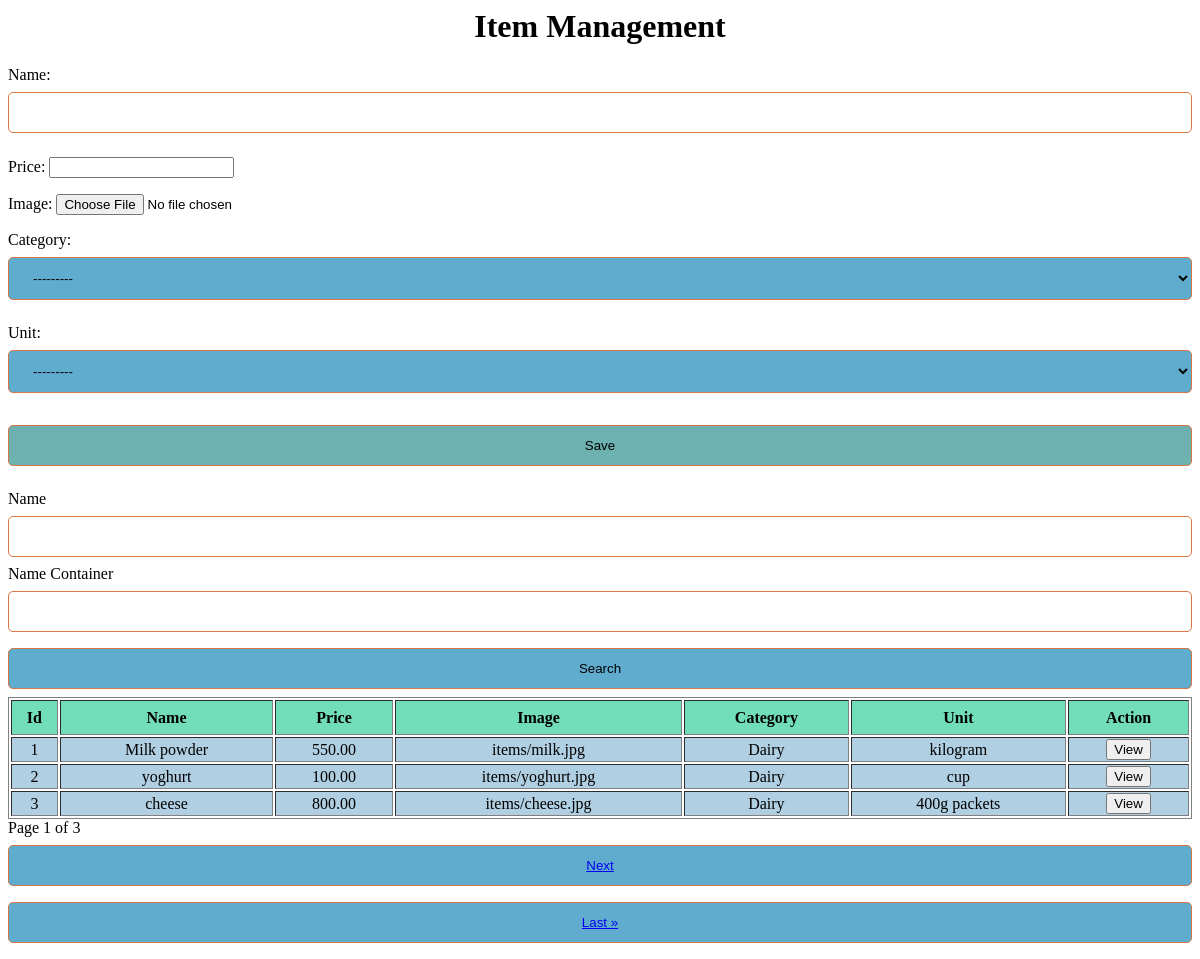
The app's page /app/item/ with its own data.
### app/models.py (models this page shows, shortened)
class Category (models.Model):
    name = models.CharField(max_length=20)
    def __str__(self):
        return self.name

class Unit (models.Model):
    name = models.CharField(max_length=20)
    def __str__(self):
        return self.name

class Item(models.Model):
    name = models.CharField(max_length = 20)
    price = models.DecimalField(max_digits = 8, decimal_places= 2)
    image = models.ImageField(upload_to='items')
    category = models.ForeignKey(Category, on_delete= models.CASCADE)
    unit = models.ForeignKey(Unit, on_delete = models.CASCADE)

### app/views.py (the view)
# urls.py: path('item/', views.item_view),
def item_view(request):
    page_number = request.GET.get('page',1)
    filter = ItemFilter(request.GET, queryset=Item.objects.all())
    items = filter.qs
    paginator = Paginator(items, 3)
    page = paginator.page(page_number)
    if request.method =='POST':
        form = ItemForm(request.POST)
        if form.is_valid():
            form.save()
    else:
        form = ItemForm()
    return render(request, 'item.html', {'form':form, 'page':page})

### app/forms.py
class ItemForm(forms.ModelForm):
    class Meta:
        model = Item
        fields = '__all__'

### app/templates/item.html (shortened to what this page needs)
<html>
    <head>
    </head>
    <body>
        <h1><center>Item Management</center></h1>
        <form method="POST">
            {{ form.as_p }}
            <input type="submit" value="Save">
        </form>
        <labal>Name</labal>
        <input type="text">
        <br>
            <label>Name Container</label>
            <input type="text">
            <button type="button">Search</button>
            <table class="class" border="1">
                <tr>
                    <th class="class1">Id</th>
                    <th class="class1">Name</th>
                    <th class="class1">Price</th>
                    <th class="class1">Image</th>
                    <th class="class1">Category</th>
                    <th class="class1">Unit</th>
                    <th class="class1">Action</th>
                    </tr>
                    {% for item in page %}
                    <tr class="class2">
                        <td>{{item.id}}</td>
                        <td>{{item.name}}</td>
                        <td>{{item.price}}</td>
                        <td>{{item.image}}</td>
                        <td>{{item.category}}</td>
                        <td>{{item.unit}}</td>
                        <td><button>View</button></td>
                    </tr>
                    {% endfor %}
                     </table>
                     <div class="pagination">
                        Page {{ page.number }} of {{ page.paginator.num_pages}}
                        {% if page.has_next %}
                        <button type="button"><a href="?page={{ page.next_page_number }}">Next</a></button>
                        <button type="button"><a href="?page={{ page.paginator.num_pages }}">Last &raquo;</a></button>
                        {% endif %}
                     </div>
    </body>
</html>

### app/templates/item.html (style rules this page uses)
input[type=submit],select { width: 100%; padding: 12px 20px; margin: 8px 0; display: inline-block; border: 1px solid #d67645; border-radius: 5px; box-sizing: border-box; background-color: rgb(109, 177, 177); }
input[type=text], select { width: 100%; padding: 12px 20px; margin: 8px 0; display: inline-block; border: 1px solid #d67645; border-radius: 5px; box-sizing: border-box; }
button[type=button], select { background-color: rgb(96, 172, 207); width: 100%; padding: 12px 20px; margin: 8px 0; display: inline-block; border: 1px solid #d67645; border-radius: 5px; box-sizing: border-box; }
.class { width: 100%; height: 100px; border-style: solid; outline: #d67645; }
.class1 { column-width: auto; height: 35px; background-color: rgb(113, 221, 185); }
.class2 { text-align: center; background-color: rgb(176, 207, 226); }

### records on screen
Item: id "1", name "Milk powder", price "550.00", image "items/milk.jpg", category "Dairy", unit "kilogram"
Item: id "2", name "yoghurt", price "100.00", image "items/yoghurt.jpg", category "Dairy", unit "cup"
Item: id "3", name "cheese", price "800.00", image "items/cheese.jpg", category "Dairy", unit "400g packets"

### other values on screen
{{ page.number }} "1"
{{ page.paginator.num_pages }} "3"
